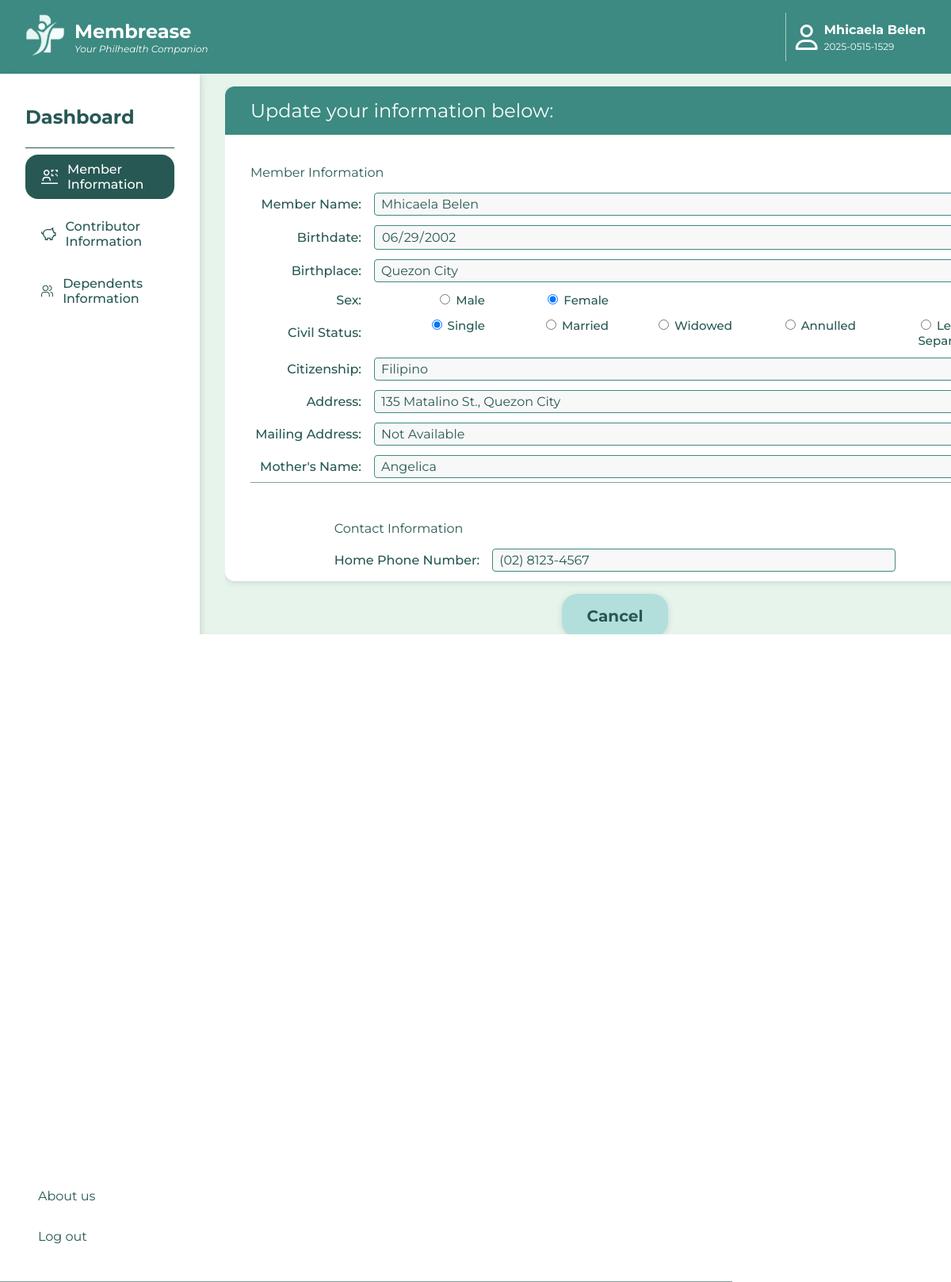
The app's page /updateMember.php (signed in) with its own data.
### tables this page shows
CREATE TABLE `memberdetails` (
  `PIN` varchar(20) NOT NULL,
  `pkp` varchar(60) DEFAULT NULL,
  `memberName` varchar(100) NOT NULL,
  `memberMiddleName` char(3) DEFAULT NULL,
  `memberMononym` char(3) DEFAULT NULL,
  `motherMaidenName` varchar(100) NOT NULL,
  `motherMaidenMiddleName` char(3) NOT NULL,
  `mmaidenMononym` char(3) NOT NULL,
  `spouseID` varchar(10) DEFAULT NULL,
  `birthdate` date NOT NULL,
  `birthplace` varchar(100) NOT NULL,
  `sex` char(1) NOT NULL,
  `civilStatus` char(2) NOT NULL,
  `citizenship` varchar(50) NOT NULL,
  `philsysID` varchar(20) DEFAULT NULL,
  `tinID` varchar(15) DEFAULT NULL,
  `permaHomeAddress` varchar(250) NOT NULL,
  `mailingAddress` varchar(250) DEFAULT NULL,
  `homePhoneNo` varchar(15) NOT NULL,
  `mobileNo` varchar(15) NOT NULL,
  `directNo` varchar(15) DEFAULT NULL,
  `emailAdd` varchar(100) NOT NULL,
  `contributorType` varchar(50) NOT NULL,
  `profession` varchar(100) NOT NULL,
  `monthlyIncome` decimal(10,2) NOT NULL,
  `incomeProof` char(4) DEFAULT NULL,
  PRIMARY KEY (`PIN`),
  KEY `spouseID` (`spouseID`),
  CONSTRAINT `chk_civil_status` CHECK ((`civilStatus` in (_utf8mb3'S',_utf8mb3'M',_utf8mb3'W',_utf8mb3'A',_utf8mb3'LS'))),
  CONSTRAINT `chk_contributorType` CHECK ((`contributorType` in (_utf8mb3'Direct',_utf8mb3'Indirect'))),
  CONSTRAINT `chk_income_proof` CHECK ((`incomeProof` in (_utf8mb3'ITR',_utf8mb3'COE',_utf8mb3'PA',_utf8mb3'NONE'))),
  CONSTRAINT `chk_sex` CHECK ((`sex` in (_utf8mb3'M',_utf8mb3'F')))
);

### updateMember.php (the view, shortened to what this page needs)
<?php
require_once 'config.php';
$pin = $_SESSION['userPIN'] ?? '';
$member = [];
if ($pin) {
    $stmt = $conn->prepare("SELECT * FROM memberdetails WHERE PIN = ?");
    $stmt->bind_param("s", $pin);
    $stmt->execute();
    $result = $stmt->get_result();
    $member = $result->fetch_assoc();
}
?>
<!DOCTYPE html>
<html>
<head>
    <link rel="stylesheet" href="css/dashboard.css">
    <link rel="stylesheet" href="https://cdnjs.cloudflare.com/ajax/libs/font-awesome/6.6.0/css/all.min.css" />
</head>
<body>
    <div class="parent">
        <div class="topbar">
            <a href="dashboard.php">
                <div class="logo">
                    <div class="logo-picture">
                    </div>
                    <div class="logo-title">
                        <div>Membrease</div>
                        <div>Your Philhealth Companion</div>
                    </div>
                </div>
            </a>
            <div class="account">
                <div class="profile-picture">
                    <i class="fa-regular fa-user"></i>
                </div>
                <div class="member-name-id-wrapper">
                    <div class="member-name">
                        <div><?php echo htmlspecialchars($member['memberName'] ?? "Not available"); ?></div>
                    </div>
                    <div class="member-id">
                        <div><?php echo htmlspecialchars($member['PIN'] ?? "Not available"); ?></div>
                    </div>
                </div>
            </div>
        </div>
        <main class="main">
            <section class="sidebar">
                <div class="sidebar-title">
                    <p>Dashboard</p>
                </div>
                <div class="sidebar-tools">
                        <div class="member-information content-panel active" data-section="member-information" onclick="window.location.href='dashboard.php'">
                            Member Information
                    </div>
                        <div class="contributor-information content-panel" data-section="contributor-information" onclick="window.location.href='contributorDisplay.php'">
                            Contributor Information
                    </div>
                        <div class="dependents-information content-panel" data-section="dependents-information" onclick="window.location.href='dependentsDisplay.php'">
                            Dependents Information
                    </div>
                 </div>
                 <div class="about-out">
                    <div class="about-us" onclick="window.location.href='about-us.php'">
                        <div>About us</div>
                    </div>
                    <div class="log-out">
                        <div onclick="window.location.href='index.php'">Log out</div>
                    </div>
                </div>
            </section>
            <section class="dashboard">
                <div class="section-4" style="overflow: auto;">
                    <div class="update-information">
                        <div class="update-information-title">Update your information below:</div>
                            <div class="update-information-list" style="padding: 22px 32px;">
                                <form method="POST" class ="form-group">
                                    <div class="update-member-information">
                                        <p>Member Information</p>
                                        <div class="update-name">
                                            <div class="form-group">
                                                <label>Member Name:</label>
                                                <input type="text" name="memberName" value="<?= htmlspecialchars($member['memberName'] ?? '') ?>" class="form-control" required>
                                            </div>
                                        </div>
                                        <div class="update-birthdate">
                                            <div class="form-group">
                                                <label>Birthdate:</label>
                                                <input type="date" name="birthdate" value="<?= htmlspecialchars($member['birthdate'] ?? '') ?>" class="form-control" required>
                                            </div>
                                        </div>
                                        <div class="birthplace">
                                            <div class="form-group">
                                                <label>Birthplace:</label>
                                                <input type="text" name="birthplace" value="<?= htmlspecialchars($member['birthplace'] ?? '') ?>" class="form-control">
                                            </div>
                                        </div>
                                        <div class="sex">
                                            <div class="form-group">
                                                <label>Sex:</label>
                                                <div class="sex-input">
                                                    <div class="options">
                                                        <label><input type="radio" name="sex" value="M" <?= (isset($member['sex']) && $member['sex'] == 'M') ? 'checked' : '' ?>> Male</label>
                                                        <label><input type="radio" name="sex" value="F" <?= (isset($member['sex']) && $member['sex'] == 'F') ? 'checked' : '' ?>> Female</label>
                                                    </div>
                                                </div>
                                            </div>
                                        </div>
                                        <div class="civil-status">
                                            <div class="form-group">
                                                <label>Civil Status:</label>
                                                <div class="civil-status-input">
                                                    <div class="options">
                                                        <label><input type="radio" name="civilStatus" value="S" <?= (isset($member['civilStatus']) && $member['civilStatus'] == 'S') ? 'checked' : '' ?>> Single</label>
                                                        <label><input type="radio" name="civilStatus" value="M" <?= (isset($member['civilStatus']) && $member['civilStatus'] == 'M') ? 'checked' : '' ?>> Married</label>
                                                        <label><input type="radio" name="civilStatus" value="W" <?= (isset($member['civilStatus']) && $member['civilStatus'] == 'W') ? 'checked' : '' ?>> Widowed</label>
                                                        <label><input type="radio" name="civilStatus" value="A" <?= (isset($member['civilStatus']) && $member['civilStatus'] == 'A') ? 'checked' : '' ?>> Annulled</label>
                                                        <label><input type="radio" name="civilStatus" value="LS" <?= (isset($member['civilStatus']) && $member['civilStatus'] == 'LS') ? 'checked' : '' ?>> Legally Separated</label>
                                                    </div>
                                                </div>
                                            </div>
                                        </div>
                                        <div class="citizenship">
                                            <div class="form-group">
                                                <label>Citizenship:</label>
                                                <input type="text" name="citizenship" value="<?= htmlspecialchars($member['citizenship'] ?? '') ?>" class="form-control">
                                            </div>
                                        </div>
                                        <div class="address">
                                            <div class="form-group">
                                                <label>Address:</label>
                                                <input type="text" name="permaHomeAddress" value="<?= htmlspecialchars($member['permaHomeAddress'] ?? '') ?>" class="form-control">
                                            </div>
                                        </div>
                                        <div class="mailing-address">
                                            <div class="form-group">
                                            <label>Mailing Address:</label>
                                            <input type="text" name="mailingAddress" value="<?= htmlspecialchars($member['mailingAddress'] ?? 'Not Available') ?>" class="form-control">
                                            </div>
                                        </div>
                                        <div class="mother-name">
                                            <div class="form-group">
                                                <label>Mother's Name:</label>
                                                <input type="text" name="motherMaidenName" value="<?= htmlspecialchars($member['motherMaidenName'] ?? '') ?>" class="form-control">
                                            </div>
                                        </div>
                                    </div>
                                    <div class="update-contact-information">
                                        <p>Contact Information</p>
                                        <div class="contact-number">
                                            <div class="form-group">
                                                <label>Home Phone Number:</label>
                                                <input type="tel" name="homePhoneNo" value="<?= htmlspecialchars($member['homePhoneNo'] ?? '') ?>" class="form-control">
                                            </div>
                                        </div>
                                    </div>
                                </form>
                            </div>
                        </div>
                    </div>
                    <div style="display:flex; justify-content: space-between;" >
                        <button class="cancel-button" onclick="window.location.href='dashboard.php'">Cancel</button>
                    </div>
                </div>
    <div class="update-contributor-information">
    </div>
</body>
</html>

### records on screen
memberdetails: memberName "Mhicaela Belen", PIN "2025-0515-1529", birthdate "06/29/2002", birthplace "Quezon City", sex "☐ Male", sex "☑ Female", civilStatus "☑ Single", civilStatus "☐ Married", civilStatus "☐ Widowed", civilStatus "☐ Annulled", civilStatus "☐ Legally Separated", citizenship "Filipino", permaHomeAddress "135 Matalino St., Quezon City", mailingAddress "Not Available", motherMaidenName "Angelica", homePhoneNo "(02) 8123-4567"
